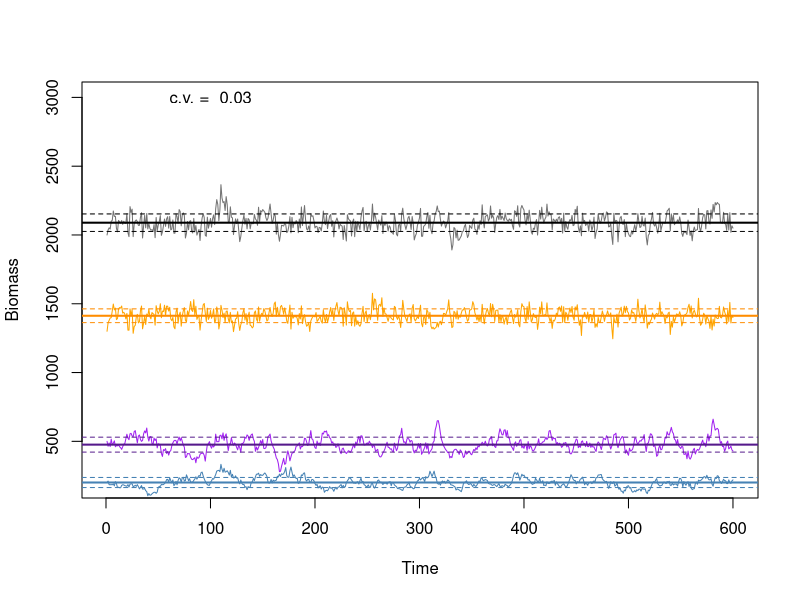

Write the R code that produced this figure. (Note: this script raises an error after producing the figure.)
rm(list=ls())

model <- function(rm1, rm2, rm3, 
                  N1.start, N2.start, N3.start, 
                  K1, K2, K3,
                  evar1, evar2, evar3,
                  dvar1, dvar2, dvar3,
                  beat12, beta13, beta21, beta23, beta31, beta32,
                  time){
  r1 = numeric(time)
  r2 = numeric(time)
  r3 = numeric(time)
  N1 = numeric(time)
  N2 = numeric(time)
  N3 = numeric(time)
  Ntot = numeric(time)
  
  N1[1] <- N1.start
  N2[1] <- N2.start
  N3[1] <- N3.start
  Ntot[1] <- N1[1] + N2[1] +N3[1]
  
  for(t in 2:time){
    #   whitevar1 <- rnorm(1, mean=0)
    whitevar2 <- rnorm(1, mean=0)
    whitevar1 <- rnorm(1,mean=whitevar2)
    whitevar3 <- -1*rnorm(1, mean=whitevar1)
    dnoise1 <- rnorm(1, mean=0)
    dnoise2 <- rnorm(1, mean=0)
    dnoise3 <- rnorm(1, mean=0)
    
    sum.non1 = ((beta12 * N2[t-1])/K2) + ((beta13 * N3[t-1])/K3)
    sum.non2 = ((beta21 * N1[t-1])/K1) + ((beta23 * N3[t-1])/K3)
    sum.non3 = ((beta31 * N1[t-1])/K1) + ((beta32 * N2[t-1])/K2)
    
    r1[t] = rm1 * (1-(N1[t-1]/K1) - sum.non1) + evar1 * whitevar1 + (dvar1 * dnoise1/sqrt(N1[t-1]))
    
    r2[t] = rm2 * (1-(N2[t-1]/K2) - sum.non2) + evar2 * whitevar2 + (dvar2 * dnoise2/sqrt(N2[t-1]))
    
    r3[t] = rm3 * (1-(N3[t-1]/K2) - sum.non3) + evar3 * whitevar3 + (dvar3 * dnoise3/sqrt(N3[t-1]))
    
    
    N1[t] = N1[t-1] + N1[t-1]*r1[t]
    N2[t] = N2[t-1] + N2[t-1]*r2[t]
    N3[t] = N3[t-1] + N3[t-1]*r3[t]
    Ntot[t] = N1[t] + N2[t] + N3[t]
  }
  
  pops <- matrix(ncol=4, nrow=time)
  pops[,1] <- N1
  pops[,2] <- N2
  pops[,3] <- N3
  pops[,4] <- Ntot
  return(pops)
}



rm1 = 0.5
rm2 = 0.8
rm3 = 0.6
K1 = 1000
K2 = 1500
K3 = 1000
evar1 = 0.02
evar2 = 0.02
evar3 = 0.02
dvar1 = 1
dvar2 = 1
dvar3 = 1
beta12 = 0.8
beta13 = 0.08
beta21 = 0.1
beta23 = 0.08
beta31 = 0.1
beta32 = 0.7

time = 600


N1.start <- 200
N2.start <- 1300
N3.start <- 500


model.null <- model(rm1, rm2, rm3, 
                    N1.start, N2.start, N3.start, 
                    K1, K2, K3,
                    evar1, evar2, evar3,
                    dvar1, dvar2, dvar3,
                    beat12, beta13, beta21, beta23, beta31, beta32,
                    time)

N1 <- model.null[,1]
N2 <- model.null[,2]
N3 <- model.null[,3]
Ntot <- model.null[,4]

cv.tot = sd(Ntot)/mean(Ntot)
cv.tot

time.plot = seq(1,time,1)
plot(time.plot, Ntot, type="l", col="grey45", ylim=c(200,3000), ylab="Biomass", xlab="Time")
lines(time.plot, N1, col="steelblue")
lines(time.plot, N2, col="orange")
lines(time.plot, N3, col="purple")
abline(h=mean(Ntot), col="black", lwd=2)
abline(h=(sd(Ntot)+mean(Ntot)), col="black", lty="dashed")
abline(h=(mean(Ntot)-sd(Ntot)), col="black", lty="dashed")

abline(h=mean(N1), col="steelblue", lwd=2)
abline(h=(sd(N1)+mean(N1)), col="steelblue", lty="dashed")
abline(h=(mean(N1)-sd(N1)), col="steelblue", lty="dashed")

abline(h=mean(N2), col="darkorange", lwd=2)
abline(h=(sd(N2)+mean(N2)), col="darkorange", lty="dashed")
abline(h=(mean(N2)-sd(N2)), col="darkorange", lty="dashed")

abline(h=mean(N3), col="purple4", lwd=2)
abline(h=(sd(N3)+mean(N3)), col="purple4", lty="dashed")
abline(h=(mean(N3)-sd(N3)), col="purple4", lty="dashed")
text(100,3000,paste("c.v. = ", round(cv.tot,3)))


#Run model with evar vector
rm1 = 0.5
rm2 = 0.8
rm3 = 0.6
K1 = 1000
K2 = 1500
K3 = 1000
evar1 = 0.02
evar2 = seq(0.01,0.2, 0.02)
evar3 = 0.02
dvar1 = 1
dvar2 = seq(0.1, 1, 0.1)
dvar3 = 1
beta12 = 0.8
beta13 = 0.08
beta21 = 0.1
beta23 = 0.08
beta31 = 0.1
beta32 = beta12

time = 600


N1.start <- 200
N2.start <- 1300
N3.start <- 500

cv.tot.store = matrix(nrow=length(evar2), ncol=length(dvar2))

for(j in 1:length(dvar2)){
  for(i in 1:length(evar2)){
    model.null <- model(rm1, rm2, rm3, 
                        N1.start, N2.start, N3.start, 
                        K1, K2, K3,
                        evar1, evar2[i], evar3,
                        beat12, beta13, beta21, beta23, beta31, beta32,
                        time)
    
    N1 <- model.null[,1]
    N2 <- model.null[,2]
    N3 <- model.null[,3]
    Ntot <- model.null[,4]
    
    cv.tot = sd(Ntot)/mean(Ntot)
    cv.tot.store[i,j]  = cv.tot
    
  }
}


plot(evar2, cv.tot.store, type="l")
points(evar2, cv.tot.store, pch=21, col="white", bg="white", cex=2)
points(evar2, cv.tot.store, pch=21, col="black", bg="white", cex=1)

matplot(evar2, cv.tot.store, type="l", lwd=2, col=c("black", "grey35", "grey50", "grey75"),
        xlim=c(0,0.25), lty="solid", ylab="Coefficient of Variation", 
        xlab="Environmental Response of Dominant Species",
        cex.lab=0.8, cex.axis=0.8)
matplot(evar2, cv.tot.store, add=TRUE, pch=21, col="white", bg="white", cex=1.5)
matplot(evar2, cv.tot.store, add=TRUE, pch=21, col=c("black", "grey35", "grey50", "grey75"),
        bg="white", cex=0.8)
labs = c(expression(paste(beta[i2], " = 0.1")),
         expression(paste(beta[i2], " = 0.3")),
         expression(paste(beta[i2], " = 0.5")),
         expression(paste(beta[i2], " = 0.7")))
text(c(0.225), y=c(cv.tot.store[10,1], cv.tot.store[10,2], 
                 cv.tot.store[10,3], cv.tot.store[10,4]),
     labs, cex=0.8)
